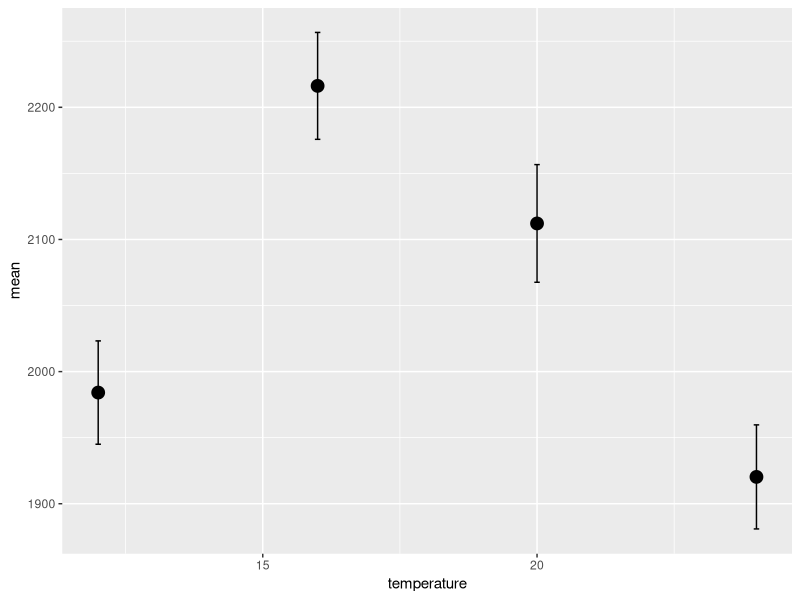

Recreate this plot in R. (Note: this script raises an error after producing the figure.)
#### Daph TSR lengths



# load packages -----------------------------------------------------------

library(tidyverse)
library(stringr)
library(lubridate)
library(plotrix)

# read in data ------------------------------------------------------------

lengths_raw <- read_csv("data-raw/daph-tsr-lengths.csv")

## do I need to add the last lengths to this file??
## lengths_raw only has data up until August 16, need to add the subsequent data!

lengths_data7 <- read_csv("data-processed/data7.csv")
lengths_data3 <- read_csv("data-processed/data3.csv")



lengths <- lengths_raw %>% 
	mutate(date = mdy(date)) %>% 
	mutate(length = as.numeric(length))

lengths %>% 
	# filter(version == 2) %>%
	filter(temperature > 10) %>% 
	filter(length > 1000) %>% 
	group_by(temperature) %>% 
	summarise_each(funs(mean, std.error), length) %>%
	ggplot(aes(x = temperature, y = mean)) + geom_point(size = 4) +
	# geom_smooth() + 
	geom_errorbar(aes(ymin = mean - std.error, ymax = mean + std.error), width = 0.1)


lengths_adults <- lengths %>% 
	filter(length > 1000)

## now need to bring in the data from after august 16

str(lengths_data3)

lengths_long4 <- read_csv("data-processed/data_long4.csv")
str(lengths_long4)
str(lengths_raw)

lengths_long4 %>% 
	filter(date < as.Date("2016-08-16"))

### ok merge the lengths_long4 with lengths
### first rename some of the columns so they match up

lengths_2 <- lengths %>%
	rename(life_stage = `clutch no`) %>% 
	mutate(life_stage = as.character(life_stage))
	
lengths_all <- bind_rows(lengths_long4, lengths_2)

write_csv(lengths_all, "data-processed/lengths_all.csv")

lengths_all <- read_csv("data-processed/lengths_all.csv")


lengths_all_adult <- lengths_all %>% 
	filter(length > 1000) %>% 
	distinct(length, .keep_all = TRUE)
write_csv(lengths_all_adult, "data-processed/lengths_all_adult.csv")

lengths_all_adult <- read_csv("data-processed/lengths_all_adult.csv")

lengths_all_adult %>% 
filter(temperature > 10) %>% 
	mutate(inverse_temp = (1/(.00008617*(temperature+273.15)))) %>%
	filter(length > 1000) %>% 
	group_by(inverse_temp) %>% 
	summarise_each(funs(mean, min, max, std.error), length) %>%
	ggplot(aes(x = inverse_temp, y = min)) + geom_point(size = 4) +
	# geom_smooth() + 
	geom_errorbar(aes(ymin = min - std.error, ymax = min + std.error), width = 0.1) + 
	scale_x_reverse() + xlab("temperature (1/kT)") + ylab("average adult body length (um)") +
	theme_minimal() + 
	theme(axis.text.y   = element_text(size=20),
				axis.text.x   = element_text(size=20),
				axis.title.y  = element_text(size=20),
				axis.title.x  = element_text(size=20),
				panel.background = element_blank(),
				panel.grid.major = element_blank(), 
				panel.grid.minor = element_blank(),
				axis.line = element_line(colour = "black"),
				axis.ticks = element_line(size = 1),
				legend.title = element_blank()) +
	theme(panel.border = element_blank(), axis.line = element_line(colour="black", size=1, lineend="square"))


### OK next step is clean up the lengths_all_adult so we can get growth rates over time

### let's take lengths_all_adult, and see if we can extract the letter associated with each individual
#nope this doesn't work
# lengths_all_adult %>% 
# 	separate(ID, into = c("letter", "other"), sep = "[A-Z]", remove = FALSE) %>% View

lengths_ann_raw <- read_csv("data-processed/lengths_all_adult_annotated.csv")
lengths_all <- read_csv("data-processed/lengths_all.csv")


lengths_ann <- lengths_ann_raw %>% 
	mutate(date = mdy(date))

lengths_birth <- lengths_all %>%
	filter(life_stage == "birth") %>% 
	mutate(unique_id = str_replace(unique_id, "2N1.2", "N")) %>% 
	mutate(unique_id = str_replace(unique_id, "2N1.3", "N")) %>%
	mutate(unique_id = str_replace(unique_id, "2N1.4", "N")) %>% 
	mutate(unique_id = str_replace(unique_id, "2N1.8", "N")) %>%
	mutate(unique_id = str_replace(unique_id, "2N1.5", "N")) %>% 
	mutate(unique_id = str_replace(unique_id, "2N1.1", "N")) %>%
	separate(unique_id, into = c("letter", "temp"), remove = FALSE) 


str(lengths_ann)
	
lengths_b2m <- bind_rows(lengths_ann, lengths_birth)

str(lengths_b2m)

lengths_b2m %>% 
	mutate(certainty = ifelse(life_stage == "birth", "yes", certainty)) %>% View

### yes this is it!!
lengths_b2m %>% 
	mutate(certainty = ifelse(life_stage == "birth", "yes", certainty)) %>%
	# filter(version == 2) %>%
	filter(certainty == "yes") %>% 
	# filter(life_stage == "birth") %>% 
	# filter(temperature == 16) %>% 
	ggplot(aes(date, y = length, color = letter, group = letter)) + geom_point(size = 3) +
	geom_line() + facet_wrap( ~ temperature)
